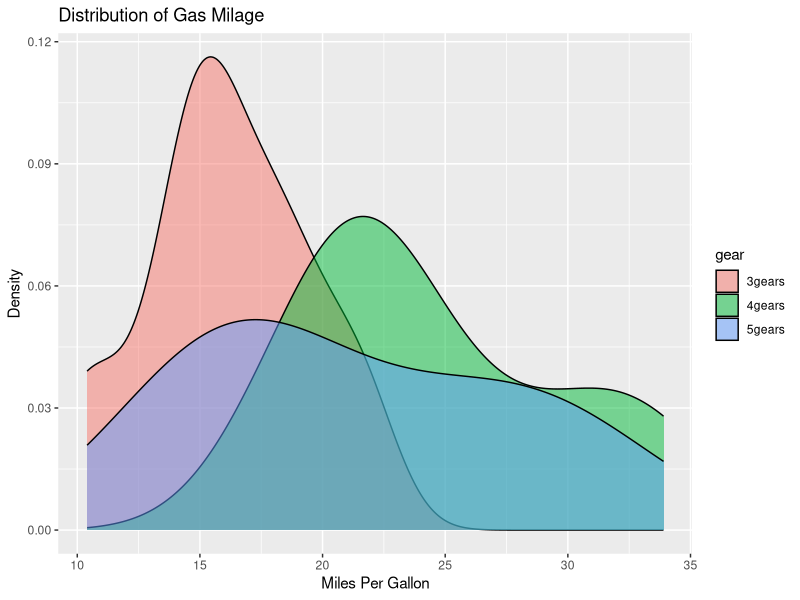
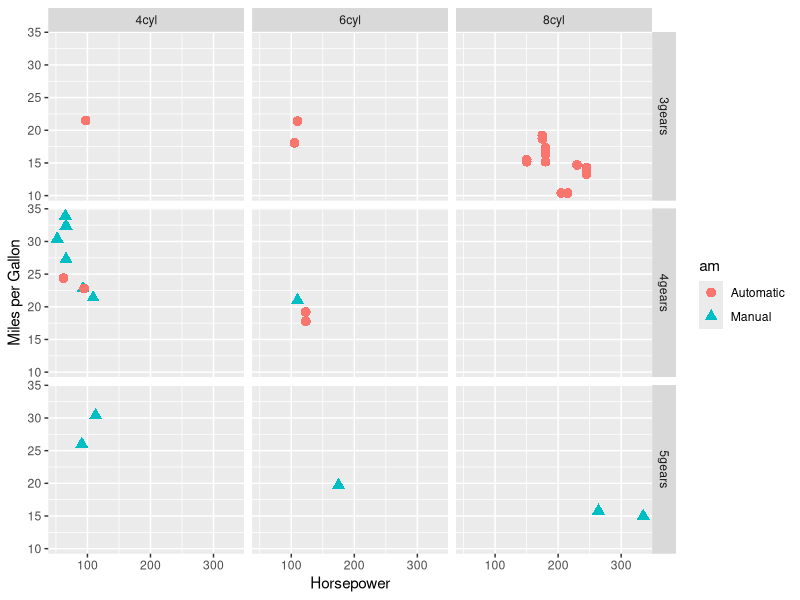

Write the R code that produced these figures, in order.
png("Figure2_Base_R_Plots.png", width = 900, height = 700)
# ggplot2 examples
library(ggplot2)

# create factors with value labels
mtcars$gear <- factor(mtcars$gear,levels=c(3,4,5),
                      labels=c("3gears","4gears","5gears"))
mtcars$am <- factor(mtcars$am,levels=c(0,1),
                    labels=c("Automatic","Manual"))
mtcars$cyl <- factor(mtcars$cyl,levels=c(4,6,8),
                     labels=c("4cyl","6cyl","8cyl"))
# Kernel density plots for mpg
# grouped by number of gears (indicated by color)
qplot(mpg, data=mtcars, geom="density", fill=gear, alpha=I(.5),
      main="Distribution of Gas Milage", xlab="Miles Per Gallon",
      ylab="Density")
# Scatterplot of mpg vs. hp for each combination of gears and cylinders
# in each facet, transmittion type is represented by shape and color
print(qplot(hp, mpg, data=mtcars, shape=am, color=am,
      facets=gear~cyl, size=I(3),
      xlab="Horsepower", ylab="Miles per Gallon"))
# Save the plot as a PNG file
dev.off()
